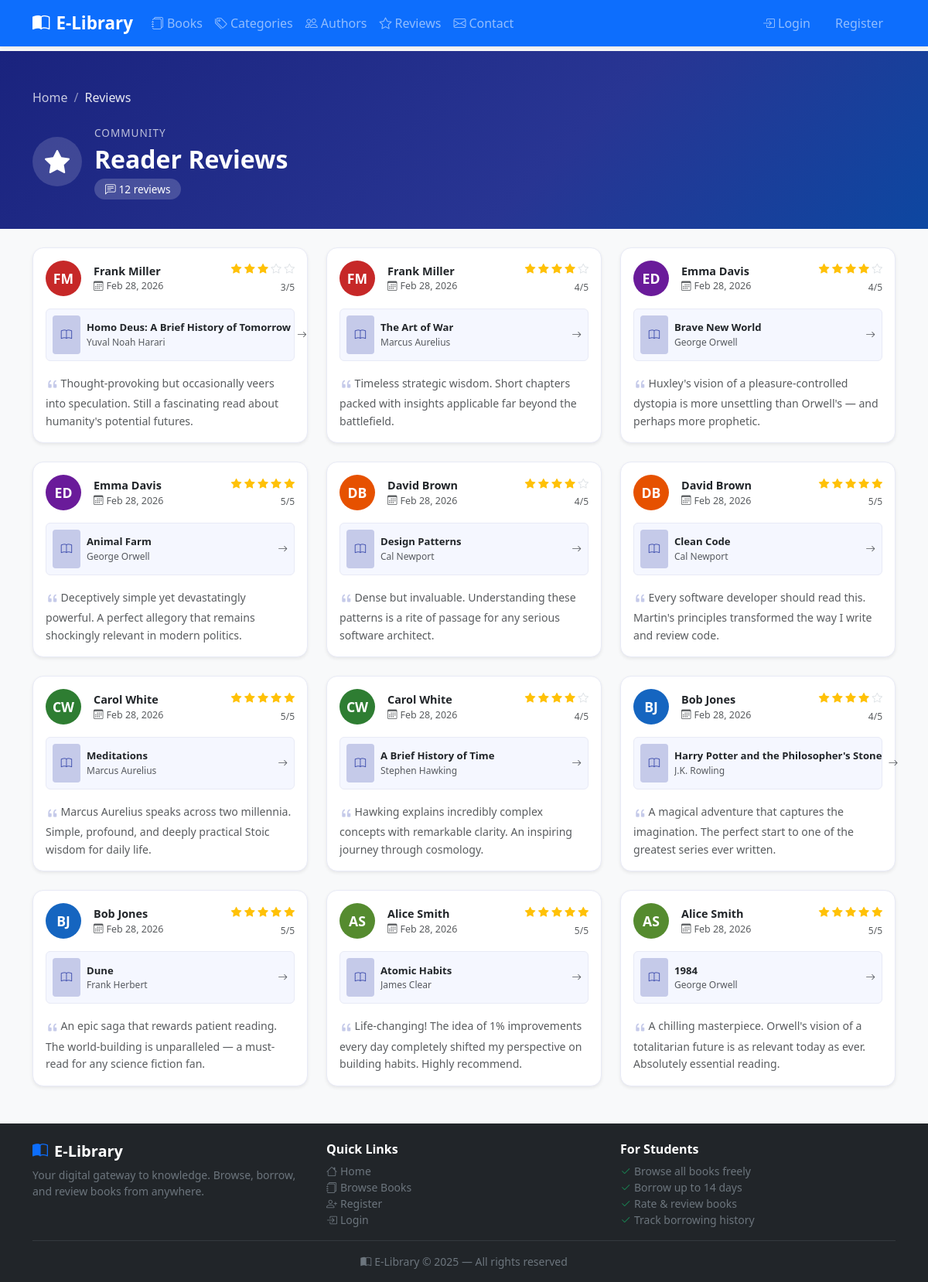
The app's page /reviews/ with its own data.
### reviews/models.py (models this page shows, shortened)
class Review(models.Model):
    RATING_CHOICES = [(i, str(i)) for i in range(1, 6)]
    student = models.ForeignKey(User, on_delete=models.CASCADE, related_name='reviews')
    book = models.ForeignKey(Book, on_delete=models.CASCADE, related_name='reviews')
    rating = models.IntegerField(choices=RATING_CHOICES)
    comment = models.TextField(blank=True)
    created_at = models.DateTimeField(auto_now_add=True)
    class Meta:
        unique_together = ('student', 'book')
        ordering = ['-created_at']

### books/models.py (models this page shows, shortened)
class Book(models.Model):
    title = models.CharField(max_length=300)
    author = models.ForeignKey(Author, on_delete=models.SET_NULL, null=True, related_name='books')
    category = models.ForeignKey(Category, on_delete=models.SET_NULL, null=True, related_name='books')
    description = models.TextField(blank=True)
    cover_image = models.ImageField(upload_to='covers/', blank=True, null=True)
    isbn = models.CharField(max_length=20, blank=True, unique=True, null=True)
    pages = models.PositiveIntegerField(blank=True, null=True)
    language = models.CharField(max_length=50, blank=True, default='English')
    total_copies = models.PositiveIntegerField(default=1)
    available_copies = models.PositiveIntegerField(default=1)
    published_date = models.DateField(blank=True, null=True)
    created_at = models.DateTimeField(auto_now_add=True)
    class Meta:
        ordering = ['title']

class Author(models.Model):
    name = models.CharField(max_length=200)
    bio = models.TextField(blank=True)
    photo = models.ImageField(upload_to='authors/', blank=True, null=True)
    class Meta:
        ordering = ['name']

### reviews/views.py (the view)
# urls.py: path('', views.public_reviews, name='public_reviews'),
def public_reviews(request):
    reviews = Review.objects.select_related('student', 'book').order_by('-created_at')
    paginator = Paginator(reviews, 12)
    page_obj = paginator.get_page(request.GET.get('page'))
    return render(request, 'reviews/public_reviews.html', {
        'reviews': page_obj,
        'total_count': paginator.count,
    })

### books/templatetags/book_extras.py (called while the page is built)
@register.filter
def avatar_color(user):
    return AVATAR_COLORS[user.pk % len(AVATAR_COLORS)]

@register.filter
def avatar_initials(user):
    name = user.get_full_name()
    if name:
        parts = name.split()
        if len(parts) >= 2:
            return (parts[0][0] + parts[1][0]).upper()
        return parts[0][0].upper()
    return user.username[0].upper()

@register.filter
def star_range(rating):
    stars = []
    for i in range(1, 6):
        if rating >= i:
            stars.append('full')
        elif rating >= i - 0.5:
            stars.append('half')
        else:
            stars.append('empty')
    return stars

### templates/reviews/public_reviews.html (shortened to what this page needs)
{% extends 'base.html' %}
{% load book_extras %}
{% block pre_content %}
<div style="background: linear-gradient(135deg, #1a237e 0%, #283593 60%, #0d47a1 100%); color:#fff; padding: 3rem 0 2.5rem;">
  <div class="container">
    <nav aria-label="breadcrumb" class="mb-4">
      <ol class="breadcrumb mb-0" style="--bs-breadcrumb-divider-color:rgba(255,255,255,.5);">
        <li class="breadcrumb-item">
          <a href="{% url 'home' %}" style="color:rgba(255,255,255,.75);text-decoration:none;">Home</a>
        </li>
        <li class="breadcrumb-item active" style="color:rgba(255,255,255,.9);">Reviews</li>
      </ol>
    </nav>
    <div class="d-flex align-items-center gap-3">
      <div style="width:64px;height:64px;border-radius:50%;background:rgba(255,255,255,.15);display:flex;align-items:center;justify-content:center;font-size:2rem;">
        <i class="bi bi-star-fill"></i>
      </div>
      <div>
        <p style="opacity:.7;font-size:.85rem;margin-bottom:.3rem;text-transform:uppercase;letter-spacing:1px;">Community</p>
        <h1 style="font-size:2rem;font-weight:800;margin-bottom:.4rem;">Reader Reviews</h1>
        <span style="background:rgba(255,255,255,.18);border-radius:20px;padding:4px 14px;font-size:.85rem;">
          <i class="bi bi-chat-left-text me-1"></i>{{ total_count }} review{{ total_count|pluralize }}
        </span>
      </div>
    </div>
  </div>
</div>
{% endblock %}
{% block content %}
{% if reviews %}
<div class="row row-cols-1 row-cols-md-2 row-cols-lg-3 g-4">
  {% for review in reviews %}
  <div class="col">
    <div class="review-card h-100 shadow-sm p-3 d-flex flex-column">
      <div class="d-flex align-items-center gap-3 mb-3">
        <div style="width:46px;height:46px;border-radius:50%;background:{{ review.student|avatar_color }};
                    display:flex;align-items:center;justify-content:center;
                    font-size:1.1rem;font-weight:700;color:#fff;flex-shrink:0;">
          {{ review.student|avatar_initials }}
        </div>
        <div class="flex-grow-1 min-w-0">
          <p class="fw-semibold mb-0 text-truncate" style="font-size:.9rem;">
            {{ review.student.get_full_name|default:review.student.username }}
          </p>
          <p class="text-muted mb-0" style="font-size:.78rem;">
            <i class="bi bi-calendar3 me-1"></i>{{ review.created_at|date:"M d, Y" }}
          </p>
        </div>
        <div class="text-end flex-shrink-0">
          <div style="font-size:.85rem;">
            {% for s in review.rating|star_range %}
              {% if s == 'full' %}<i class="bi bi-star-fill star-filled"></i>
              {% elif s == 'half' %}<i class="bi bi-star-half star-filled"></i>
              {% else %}<i class="bi bi-star star-empty"></i>
              {% endif %}
            {% endfor %}
          </div>
          <span class="text-muted" style="font-size:.75rem;">{{ review.rating }}/5</span>
        </div>
      </div>
      <a href="{% url 'book_detail' review.book.pk %}"
         class="d-flex align-items-center gap-2 text-decoration-none mb-3 p-2 rounded"
         style="background:#f5f7ff;border:1px solid #e8eaf6;">
        {% if review.book.cover_image %}
        <img src="{{ review.book.cover_image.url }}" alt="{{ review.book.title }}"
             style="width:36px;height:50px;object-fit:cover;border-radius:4px;flex-shrink:0;">
        {% else %}
        <div style="width:36px;height:50px;background:#c5cae9;border-radius:4px;display:flex;align-items:center;justify-content:center;flex-shrink:0;">
          <i class="bi bi-book" style="color:#3949ab;font-size:.9rem;"></i>
        </div>
        {% endif %}
        <div class="min-w-0">
          <p class="fw-semibold text-dark mb-0 text-truncate" style="font-size:.82rem;">{{ review.book.title }}</p>
          {% if review.book.author %}
          <p class="text-muted mb-0 text-truncate" style="font-size:.75rem;">{{ review.book.author.name }}</p>
          {% endif %}
        </div>
        <i class="bi bi-arrow-right text-muted ms-auto flex-shrink-0" style="font-size:.8rem;"></i>
      </a>
      {% if review.comment %}
      <p class="text-muted mb-0 flex-grow-1" style="font-size:.88rem;line-height:1.6;
         display:-webkit-box;-webkit-line-clamp:4;-webkit-box-orient:vertical;overflow:hidden;">
        <i class="bi bi-quote" style="color:#c5cae9;font-size:1.1rem;vertical-align:middle;margin-right:2px;"></i>{{ review.comment }}
      </p>
      {% else %}
      <p class="text-muted fst-italic mb-0 flex-grow-1" style="font-size:.85rem;">No comment provided.</p>
      {% endif %}
    </div>
  </div>
  {% endfor %}
</div>
{% endif %}
{% endblock %}

### templates/base.html (style rules this page uses)
body { background-color: #f8f9fa; padding-top: 66px; }
.star-filled { color: #ffc107; }
.star-empty { color: #dee2e6; }

### templates/reviews/public_reviews.html (style rules this page uses)
.review-card { border-radius: 14px; border: 1px solid #e8eaf6; background: #fff; transition: transform .2s, box-shadow .2s; }
.star-filled { color: #ffc107; }
.star-empty { color: #dee2e6; }

### records on screen
Review: student|avatar_initials "FM", student.get_full_name "Frank Miller", created_at "Feb 28, 2026", rating "3", book "Homo Deus: A Brief History of Tomorrow", book.author.name "Yuval Noah Harari", comment "Thought-provoking but occasionally veers into speculation. Still a fascinating read about humanity's potential futures."
Review: student|avatar_initials "FM", student.get_full_name "Frank Miller", created_at "Feb 28, 2026", rating "4", book "The Art of War", book.author.name "Marcus Aurelius", comment "Timeless strategic wisdom. Short chapters packed with insights applicable far beyond the battlefield."
Review: student|avatar_initials "ED", student.get_full_name "Emma Davis", created_at "Feb 28, 2026", rating "4", book "Brave New World", book.author.name "George Orwell", comment "Huxley's vision of a pleasure-controlled dystopia is more unsettling than Orwell's — and perhaps more prophetic."
Review: student|avatar_initials "ED", student.get_full_name "Emma Davis", created_at "Feb 28, 2026", rating "5", book "Animal Farm", book.author.name "George Orwell", comment "Deceptively simple yet devastatingly powerful. A perfect allegory that remains shockingly relevant in modern politics."
Review: student|avatar_initials "DB", student.get_full_name "David Brown", created_at "Feb 28, 2026", rating "4", book "Design Patterns", book.author.name "Cal Newport", comment "Dense but invaluable. Understanding these patterns is a rite of passage for any serious software architect."
Review: student|avatar_initials "DB", student.get_full_name "David Brown", created_at "Feb 28, 2026", rating "5", book "Clean Code", book.author.name "Cal Newport", comment "Every software developer should read this. Martin's principles transformed the way I write and review code."
Review: student|avatar_initials "CW", student.get_full_name "Carol White", created_at "Feb 28, 2026", rating "5", book "Meditations", book.author.name "Marcus Aurelius", comment "Marcus Aurelius speaks across two millennia. Simple, profound, and deeply practical Stoic wisdom for daily life."
Review: student|avatar_initials "CW", student.get_full_name "Carol White", created_at "Feb 28, 2026", rating "4", book "A Brief History of Time", book.author.name "Stephen Hawking", comment "Hawking explains incredibly complex concepts with remarkable clarity. An inspiring journey through cosmology."
Review: student|avatar_initials "BJ", student.get_full_name "Bob Jones", created_at "Feb 28, 2026", rating "4", book "Harry Potter and the Philosopher's Stone", book.author.name "J.K. Rowling", comment "A magical adventure that captures the imagination. The perfect start to one of the greatest series ever written."
Review: student|avatar_initials "BJ", student.get_full_name "Bob Jones", created_at "Feb 28, 2026", rating "5", book "Dune", book.author.name "Frank Herbert", comment "An epic saga that rewards patient reading. The world-building is unparalleled — a must-read for any science fiction fan."
Review: student|avatar_initials "AS", student.get_full_name "Alice Smith", created_at "Feb 28, 2026", rating "5", book "Atomic Habits", book.author.name "James Clear", comment "Life-changing! The idea of 1% improvements every day completely shifted my perspective on building habits. Highly recommend."
Review: student|avatar_initials "AS", student.get_full_name "Alice Smith", created_at "Feb 28, 2026", rating "5", book "1984", book.author.name "George Orwell", comment "A chilling masterpiece. Orwell's vision of a totalitarian future is as relevant today as ever. Absolutely essential reading."

### other values on screen
{{ total_count }} "12"
